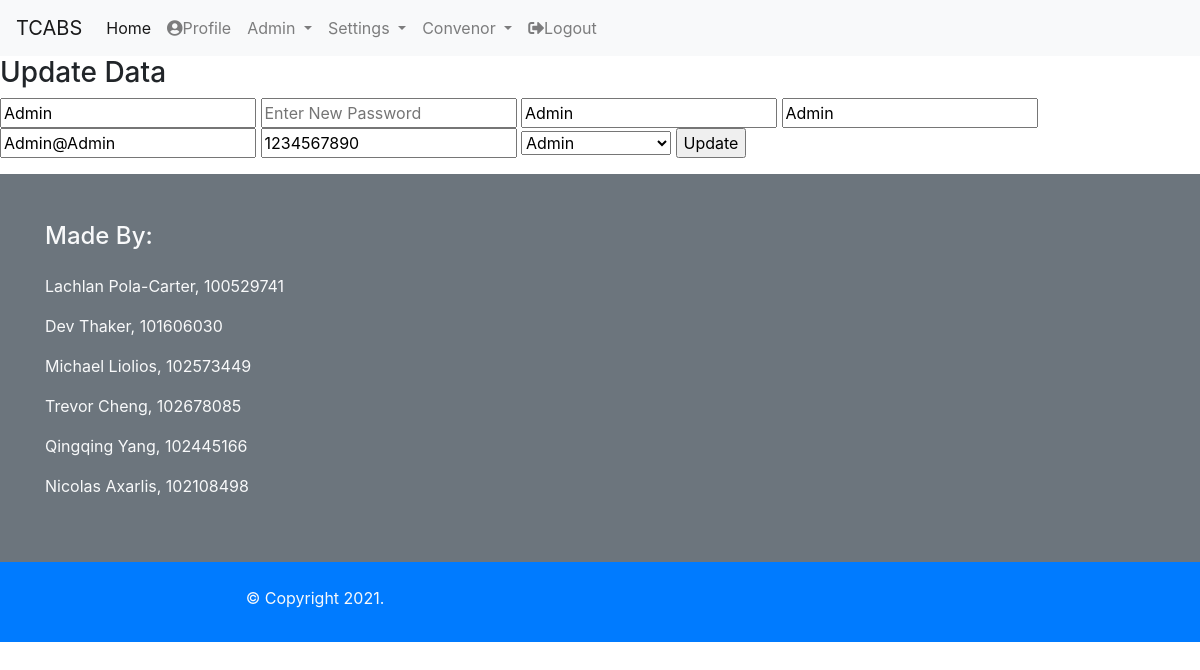
The app's page /edituser.php?UserID=2 (signed in) with its own data.
### tables this page shows
CREATE TABLE `roles` (
  `RoleID` int(2) NOT NULL,
  `Rolename` varchar(50) NOT NULL
);

CREATE TABLE `userroles` (
  `Userroles` int(10) NOT NULL,
  `UserID` int(10) NOT NULL,
  `RoleID` int(2) NOT NULL
);

CREATE TABLE `user` (
  `UserID` int(10) NOT NULL,
  `Username` varchar(255) NOT NULL,
  `Password` varchar(255) NOT NULL,
  `Firstname` varchar(50) NOT NULL,
  `Surname` varchar(50) NOT NULL,
  `Email` varchar(225) NOT NULL,
  `Phonenumber` int(10) NOT NULL
);

### edituser.php (the view, shortened to what this page needs)
<?php
include "login.php";
include "navbar.php";
include "head.php";
$id = $_GET['UserID'];
$qry = mysqli_query($con,"Select * FROM user JOIN (userroles, roles) ON (userroles.UserID=user.UserID AND userroles.RoleID=roles.RoleID) where user.UserID='$id'");
$data = mysqli_fetch_array($qry);
$ResultSet = $con->query("SELECT Rolename FROM roles WHERE Rolename<>'Super Admin'");
?>
<h3>Update Data</h3>
<form method="POST">
  <input type="text" name="Username" value="<?php echo $data['Username'] ?>" placeholder="Enter New Username" Required>
  <input type="text" name="Password" placeholder="Enter New Password" Required>
  <input type="text" name="Firstname" value="<?php echo $data['Firstname'] ?>" placeholder="Enter New Firstname" Required>
  <input type="text" name="Surname" value="<?php echo $data['Surname'] ?>" placeholder="Enter New Surname" Required>
  <input type="text" name="Email" value="<?php echo $data['Email'] ?>" placeholder="Enter New Email" Required>
  <input type="text" name="Phonenumber" value="<?php echo $data['Phonenumber'] ?>" placeholder="Enter New Phonenumber" Required>
  <select name="Rolename" placeholder="Rolename" id="Rolename" required>
					<?php
					while ($row = mysqli_fetch_array($ResultSet)){
						echo "<option value='" . $row['Rolename'] . "'>" . $row['Rolename'] . "</option>";
					}
					?>
					</select>
  <input type="submit" name="update" value="Update">
</form>
<?php include "Footer.php"; ?>

### navbar.php (shortened to what this page needs)
	<nav class="navbar navbar-expand-lg navbar-light bg-light">
  <a class="navbar-brand" href="home.php">TCABS</a>
  <div class="collapse navbar-collapse" id="navbarNavDropdown">
    <ul class="navbar-nav">
      <li class="nav-item active">
        <a class="nav-link" href="home.php">Home <span class="sr-only">(current)</span></a>
      </li>
      <li class="nav-item">
        <a class="nav-link" href="profile.php"><i class="fas fa-user-circle"></i>Profile</a>
      </li>
      <?php
$UID = $_SESSION['id'];
$nav=mysqli_query($con,"SELECT roles.RoleID FROM roles JOIN (userroles, user) ON (userroles.RoleID=roles.RoleID AND user.UserID=userroles.UserID) WHERE user.UserID = $UID;");
while($data=mysqli_fetch_assoc($nav))
  {
   if(in_array(1, $data)){
    include 'admin.php';
    include 'settings.php';
  }
  if(in_array(3, $data)){
    include 'convenor.php';
  }
  }
      ?>
            <li class="nav-item">
        <a class="nav-link" href="logout.php"><i class="fas fa-sign-out-alt"></i>Logout</a>
      </li>
    </ul>
</div>
</nav>

### admin.php (shortened to what this page needs)
<li class="nav-item dropdown">
        <a class="nav-link dropdown-toggle" href="#" id="navbarDropdownMenuLink" data-toggle="dropdown" aria-haspopup="true" aria-expanded="false">
          Admin
        </a>
      </li>

### settings.php (shortened to what this page needs)
<li class="nav-item dropdown">
        <a class="nav-link dropdown-toggle" href="#" id="navbarDropdownMenuLink" data-toggle="dropdown" aria-haspopup="true" aria-expanded="false">
          Settings
        </a>
      </li>

### convenor.php (shortened to what this page needs)
<li class="nav-item dropdown">
        <a class="nav-link dropdown-toggle" href="#" id="navbarDropdownMenuLink" data-toggle="dropdown" aria-haspopup="true" aria-expanded="false">
          Convenor
        </a>
      </li>

### style.css (style rules this page uses)
* { box-sizing: border-box; font-family: -apple-system, BlinkMacSystemFont, "segoe ui", roboto, oxygen, ubuntu, cantarell, "fira sans", "droid sans", "helvetica neue", Arial, sans-serif; font-size: 16px; -webkit-font-smoothing: antialiased; -moz-osx-font-smoothing: grayscale; }
select { width: 150px; margin: 10px; }

### records on screen
roles: shows "Admin"
roles: shows "Convenor"
userroles: Username "Admin", Firstname "Admin", Surname "Admin", Email "Admin@Admin", Phonenumber "1234567890"

### other values on screen
form field Rolename "Admin"
